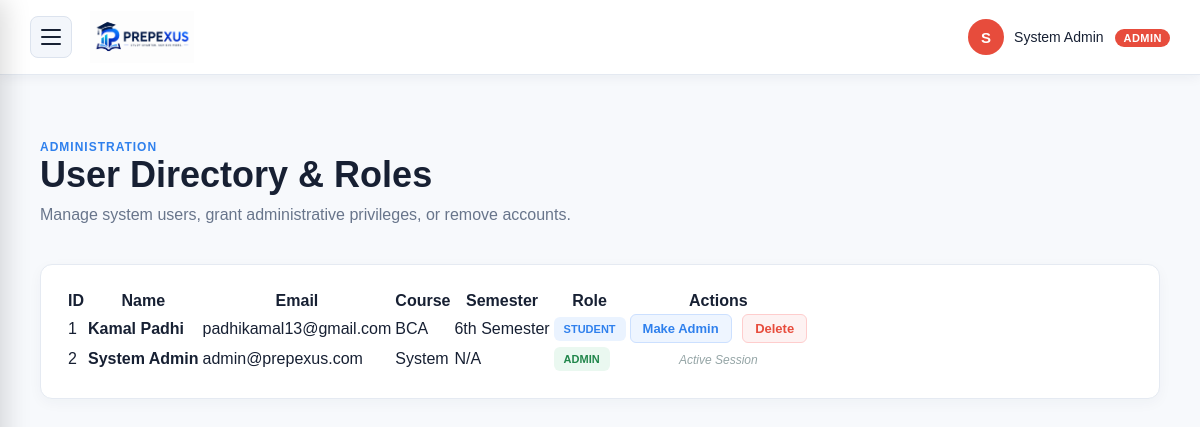
Screenshot of /admin/users.php (signed in) with the database file from the repository.
### tables this page shows
CREATE TABLE `users` (
  `id` int(11) NOT NULL,
  `name` varchar(100) NOT NULL,
  `email` varchar(100) NOT NULL,
  `password` varchar(255) NOT NULL,
  `course` varchar(50) NOT NULL,
  `semester` varchar(20) NOT NULL,
  `role` enum('student','admin') NOT NULL DEFAULT 'student'
);

### admin/users.php (the view, shortened to what this page needs)
<?php
include "../config/database.php";
include "header.php";
$users_result = mysqli_query($conn, "SELECT id, name, email, course, semester, role FROM users ORDER BY id ASC");
?>
<main class="dashboard-content">
    <div class="welcome-section">
        <p class="dashboard-small-title">ADMINISTRATION</p>
        <h1>User Directory & Roles</h1>
        <p>Manage system users, grant administrative privileges, or remove accounts.</p>
    </div>
    <div class="admin-table-card">
        <div class="subject-table-container">
            <table class="subject-table">
                <thead>
                    <tr>
                        <th>ID</th>
                        <th>Name</th>
                        <th>Email</th>
                        <th>Course</th>
                        <th>Semester</th>
                        <th>Role</th>
                        <th style="text-align: center;">Actions</th>
                    </tr>
                </thead>
                <tbody>
                    <?php while ($u = mysqli_fetch_assoc($users_result)) { ?>
                        <tr>
                            <td><?php echo (int) $u['id']; ?></td>
                            <td><strong><?php echo htmlspecialchars($u['name']); ?></strong></td>
                            <td><?php echo htmlspecialchars($u['email']); ?></td>
                            <td><?php echo htmlspecialchars($u['course']); ?></td>
                            <td><?php echo htmlspecialchars($u['semester']); ?></td>
                            <td>
                                <span class="status-badge <?php echo $u['role'] === 'admin' ? 'status-completed' : 'status-in-progress'; ?>">
                                    <?php echo strtoupper($u['role']); ?>
                                </span>
                            </td>
                            <td style="text-align: center;">
                                <?php if ($u['id'] != $_SESSION['user_id']) { ?>
                                    <form method="POST" style="display:inline-block; margin-right: 6px;">
                                        <button type="submit" name="toggle_role" class="btn-action btn-role">
                                            Make <?php echo $u['role'] === 'admin' ? 'Student' : 'Admin'; ?>
                                        </button>
                                    </form>
                                    <form method="POST" style="display:inline-block;" onsubmit="return confirm('Are you sure you want to delete this user and all their associated data?');">
                                        <button type="submit" name="delete_user" class="btn-action btn-danger">
                                            Delete
                                        </button>
                                    </form>
                                <?php } else { ?>
                                    <span style="font-size: 12px; color: #95a5a6; font-style: italic;">Active Session</span>
                                <?php } ?>
                            </td>
                        </tr>
                    <?php } ?>
                </tbody>
            </table>
        </div>
    </div>
</main>
<?php include "footer.php"; ?>

### css/style.css (style rules this page uses)
* { box-sizing: border-box; }
html { scroll-behavior: smooth; }
body { margin: 0; padding: 0; font-family: Arial, sans-serif; background-color: #f7f9fc; color: #172033; }
.welcome-section { margin-bottom: 40px; }
.dashboard-small-title { color: #2f80ed; font-size: 12px; font-weight: bold; letter-spacing: 2px; margin-bottom: 10px; }
.welcome-section h1 { font-size: 36px; margin: 0 0 10px; color: #172033; }
.welcome-section p:last-child { color: #68758b; margin: 0; }
.dashboard-content { max-width: 1200px; margin: auto; padding: 65px 40px 80px; }
.dashboard-content .welcome-section { margin-bottom: 40px; }
.dashboard-content .welcome-section h1 { font-size: 36px; margin: 0 0 10px; color: #172033; }
.dashboard-content .welcome-section p:last-child { color: #68758b; margin: 0; }
.dashboard-small-title { margin: 0; color: #2f80ed; font-size: 12px; font-weight: 700; letter-spacing: 1px; }
.status-badge { display: inline-block; padding: 6px 10px; border-radius: 6px; font-size: 11px; font-weight: 700; }
.status-in-progress { background: #eaf3ff; color: #2f80ed; }
.status-completed { background: #eaf8f0; color: #21864b; }

### admin/header.php (style rules this page uses)
.admin-table-card { background: #ffffff; border: 1px solid #e5eaf2; border-radius: 12px; padding: 24px; box-shadow: 0 4px 14px rgba(20, 40, 70, 0.04); }
.btn-action { padding: 6px 12px; font-size: 13px; font-weight: 600; border-radius: 6px; border: none; cursor: pointer; transition: all 0.2s ease; text-decoration: none; display: inline-flex; align-items: center; gap: 6px; }
.btn-role { background-color: #eef5ff; color: #2f80ed; border: 1px solid #cce0ff; }
.btn-danger { background-color: #fdf2f2; color: #e74c3c; border: 1px solid #fecdcd; }

### rows the page displays
users: id "1", name "Kamal Padhi", email "padhikamal13@gmail.com", course "BCA", semester "6th Semester", role "STUDENT", shows "Admin"
users: id "2", name "System Admin", email "admin@prepexus.com", course "System", semester "N/A", role "ADMIN", shows "Active Session"

### other values shown
initial($admin_name) "S"
$admin_name "System Admin"
